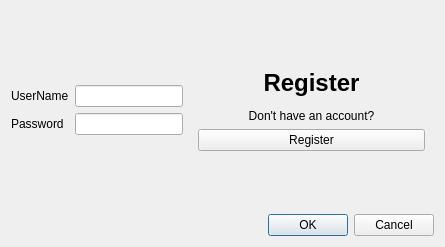
<?xml version="1.0" encoding="UTF-8"?>
<ui version="4.0">
 <class>Login</class>
 <widget class="QDialog" name="Login">
  <property name="geometry">
   <rect>
    <x>0</x>
    <y>0</y>
    <width>445</width>
    <height>247</height>
   </rect>
  </property>
  <property name="windowTitle">
   <string>Login</string>
  </property>
  <layout class="QVBoxLayout" name="verticalLayout">
   <item>
    <layout class="QHBoxLayout" name="horizontalLayout" stretch="0,1">
     <item>
      <layout class="QFormLayout" name="formLayout">
       <item row="1" column="0">
        <widget class="QLabel" name="label">
         <property name="text">
          <string>UserName</string>
         </property>
        </widget>
       </item>
       <item row="1" column="1">
        <widget class="QLineEdit" name="userName"/>
       </item>
       <item row="2" column="0">
        <widget class="QLabel" name="label_2">
         <property name="text">
          <string>Password</string>
         </property>
        </widget>
       </item>
       <item row="2" column="1">
        <widget class="QLineEdit" name="password">
         <property name="maxLength">
          <number>32767</number>
         </property>
         <property name="echoMode">
          <enum>QLineEdit::Password</enum>
         </property>
        </widget>
       </item>
       <item row="0" column="1">
        <spacer name="verticalSpacer">
         <property name="orientation">
          <enum>Qt::Vertical</enum>
         </property>
         <property name="sizeHint" stdset="0">
          <size>
           <width>20</width>
           <height>40</height>
          </size>
         </property>
        </spacer>
       </item>
       <item row="3" column="1">
        <spacer name="verticalSpacer_2">
         <property name="orientation">
          <enum>Qt::Vertical</enum>
         </property>
         <property name="sizeHint" stdset="0">
          <size>
           <width>20</width>
           <height>40</height>
          </size>
         </property>
        </spacer>
       </item>
      </layout>
     </item>
     <item>
      <widget class="QWidget" name="widget" native="true">
       <layout class="QGridLayout" name="gridLayout">
        <item row="1" column="0">
         <widget class="QLabel" name="label_3">
          <property name="text">
           <string>&lt;center&gt;&lt;h1&gt;Register&lt;/h1&gt;&lt;p&gt;Don't have an account?&lt;/p&gt;&lt;/center&gt;</string>
          </property>
         </widget>
        </item>
        <item row="2" column="0">
         <widget class="QPushButton" name="registerButton">
          <property name="text">
           <string>Register</string>
          </property>
         </widget>
        </item>
        <item row="0" column="0">
         <spacer name="verticalSpacer_3">
          <property name="orientation">
           <enum>Qt::Vertical</enum>
          </property>
          <property name="sizeHint" stdset="0">
           <size>
            <width>20</width>
            <height>40</height>
           </size>
          </property>
         </spacer>
        </item>
        <item row="3" column="0">
         <spacer name="verticalSpacer_4">
          <property name="orientation">
           <enum>Qt::Vertical</enum>
          </property>
          <property name="sizeHint" stdset="0">
           <size>
            <width>20</width>
            <height>40</height>
           </size>
          </property>
         </spacer>
        </item>
       </layout>
      </widget>
     </item>
    </layout>
   </item>
   <item>
    <widget class="QDialogButtonBox" name="buttonBox">
     <property name="orientation">
      <enum>Qt::Horizontal</enum>
     </property>
     <property name="standardButtons">
      <set>QDialogButtonBox::Cancel|QDialogButtonBox::Ok</set>
     </property>
    </widget>
   </item>
  </layout>
 </widget>
 <resources/>
 <connections>
  <connection>
   <sender>buttonBox</sender>
   <signal>accepted()</signal>
   <receiver>Login</receiver>
   <slot>accept()</slot>
   <hints>
    <hint type="sourcelabel">
     <x>248</x>
     <y>254</y>
    </hint>
    <hint type="destinationlabel">
     <x>157</x>
     <y>274</y>
    </hint>
   </hints>
  </connection>
  <connection>
   <sender>buttonBox</sender>
   <signal>rejected()</signal>
   <receiver>Login</receiver>
   <slot>reject()</slot>
   <hints>
    <hint type="sourcelabel">
     <x>316</x>
     <y>260</y>
    </hint>
    <hint type="destinationlabel">
     <x>286</x>
     <y>274</y>
    </hint>
   </hints>
  </connection>
  <connection>
   <sender>registerButton</sender>
   <signal>clicked()</signal>
   <receiver>Login</receiver>
   <slot>register()</slot>
   <hints>
    <hint type="sourcelabel">
     <x>325</x>
     <y>185</y>
    </hint>
    <hint type="destinationlabel">
     <x>222</x>
     <y>123</y>
    </hint>
   </hints>
  </connection>
 </connections>
 <slots>
  <slot>register()</slot>
 </slots>
</ui>
